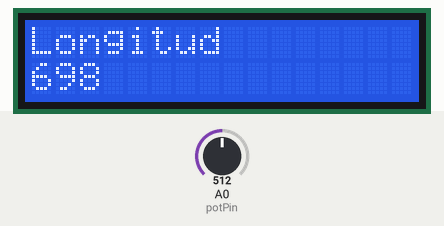
Recording of a sketch running on a simulated Arduino Uno, built with avr-gcc and run on an emulated ATmega328P. Parts: 16×2 character LCD. Inputs (shaded band) come from the test bench; at power-on: A0 (potPin) = 512.

Above: at 1.2 s.
1.3 s: A0 (potPin) set to 716
At 2.4 s:
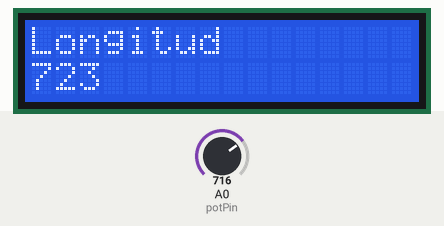
2.8 s: A0 (potPin) set to 900
At 3.3 s:
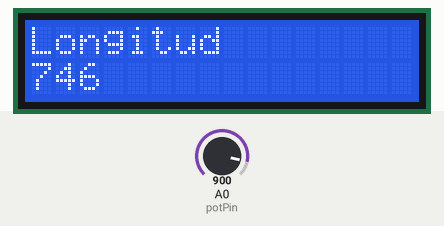
4.3 s: A0 (potPin) set to 1023
At 5.5 s:
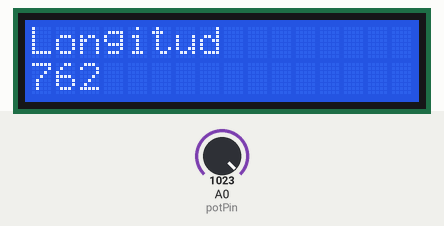
Timing chart, 0 to 7.3 s (numbered marks = the images above; inputs shaded):
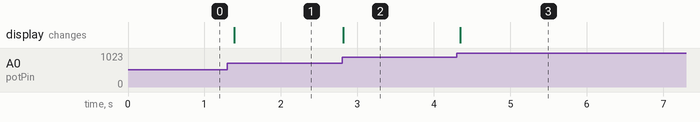

Measured:
- after the input at 1.3 s, the display: changes after 0.09 s (image 1)
- after the input at 2.8 s, the display: changes at once (image 2)
- after the input at 4.3 s, the display: changes after 0.05 s (image 3)

The sketch:

Display_Longitud.ino
```cpp
#include <LiquidCrystal.h> // include the LCD library
LiquidCrystal lcd(12, 11, 5, 4, 3, 2);
int potPin = A0;
int Longitud = 0;
void setup() {
lcd.begin(16, 2); // lcd rows and columns
lcd.print("Longitud");
}
void loop() {
Longitud = analogRead(potPin);
Longitud = map(Longitud, 0, 1023, 635, 762);

// set cursor to second row, first column
lcd.setCursor(0, 1);
lcd.print(Longitud);
delay(100);
//wipe the extra characters
lcd.print(" ");
delay(1);


}
```
